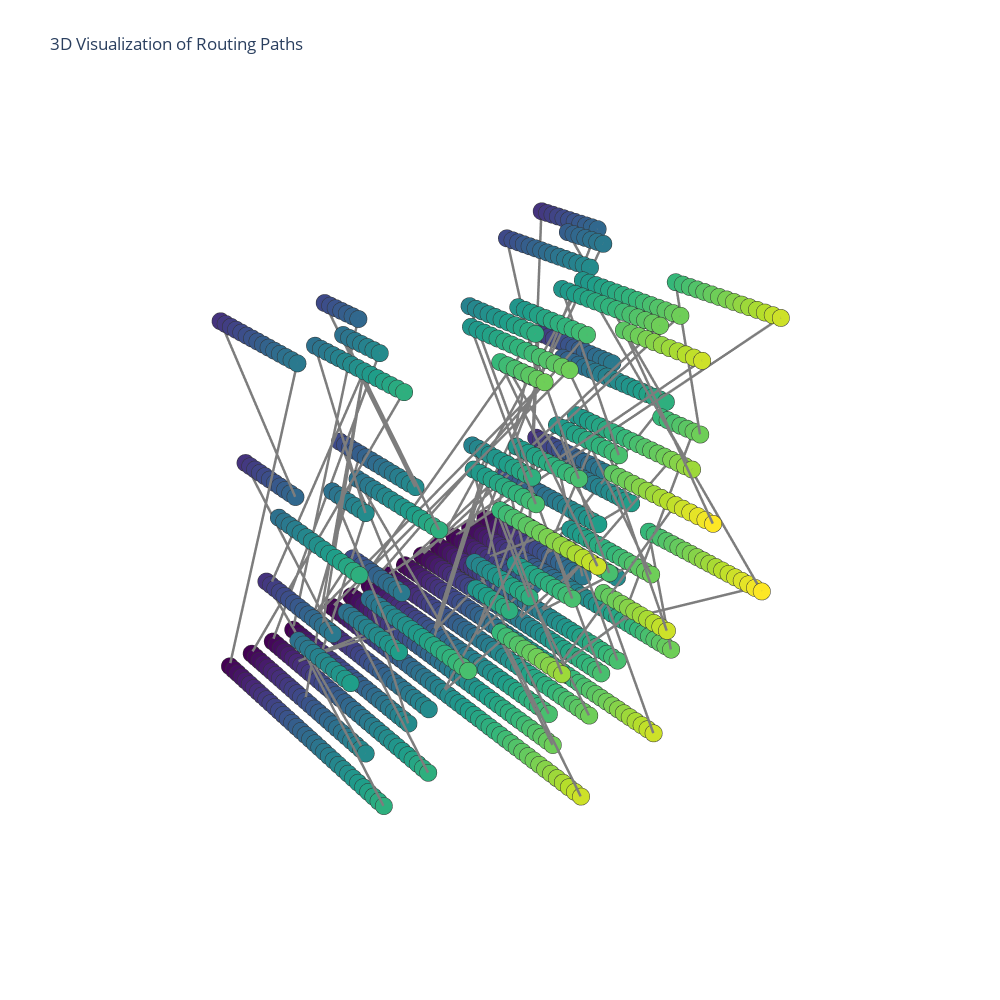

Notebook source saved alongside this figure:
### Code cell
from plotly.offline import iplot
import plotly.graph_objs as go

trace1=go.Scatter3d(
               x=Xe,
               y=Ye,
               z=Ze,
               mode='lines',
               line=dict(color='rgb(125,125,125)', width=5),
               hoverinfo='none'
               )

trace2 = go.Scatter3d(
    x=Xn, 
    y=Yn, 
    z=Zn,
    text=text,
    hoverinfo='text',
    mode='markers',
    name="Points",
    marker=dict(symbol='circle',
                             size=6,
                             color=Yn,
                             colorscale='Viridis',
                             line=dict(color='rgb(50,50,50)', 
                            width=0.5)
                             ),
    )

axis=dict(showbackground=False,
          showline=False,
          zeroline=False,
          showgrid=False,
          showticklabels=False,
          title=''
          )

layout = go.Layout(
         title="3D Visualization of Routing Paths",
         width=1000,
         height=1000,
         showlegend=False,
         scene=dict(
             xaxis=dict(axis),
             yaxis=dict(axis),
             zaxis=dict(axis),
        ),
     margin=dict(
        t=100
    ),
    hovermode='closest',
    )


graph_data = [trace1, trace2]

fig = go.Figure(graph_data, layout=layout)

iplot(fig)

### Figure 1 — Plotly figure (JSON) as saved in the notebook; plotly's stock layout.template omitted (floating-point values rounded to 4 significant figures; data arrays with more than 128 entries replaced by an {"elided": "..."} marker saying what was removed)
{"data": [{"hoverinfo": "none", "line": {"color": "rgb(125,125,125)", "width": 5}, "mode": "lines", "type": "scatter3d", "x": {"elided": "3435 int values"}, "y": {"elided": "3435 int values"}, "z": {"elided": "3435 int values"}}, {"hoverinfo": "text", "marker": {"color": {"elided": "1161 int values"}, "colorscale": [[0, "#440154"], [0.1111, "#482878"], [0.2222, "#3e4989"], [0.3333, "#31688e"], [0.4444, "#26828e"], [0.5556, "#1f9e89"], [0.6667, "#35b779"], [0.7778, "#6ece58"], [0.8889, "#b5de2b"], [1, "#fde725"]], "line": {"color": "rgb(50,50,50)", "width": 0.5}, "size": 6, "symbol": "circle"}, "mode": "markers", "name": "Points", "text": {"elided": "1161 str values"}, "type": "scatter3d", "x": {"elided": "1161 int values"}, "y": {"elided": "1161 int values"}, "z": {"elided": "1161 int values"}}], "layout": {"height": 1000, "hovermode": "closest", "margin": {"t": 100}, "scene": {"xaxis": {"showbackground": false, "showgrid": false, "showline": false, "showticklabels": false, "title": {"text": ""}, "zeroline": false}, "yaxis": {"showbackground": false, "showgrid": false, "showline": false, "showticklabels": false, "title": {"text": ""}, "zeroline": false}, "zaxis": {"showbackground": false, "showgrid": false, "showline": false, "showticklabels": false, "title": {"text": ""}, "zeroline": false}}, "showlegend": false, "title": {"text": "3D Visualization of Routing Paths"}, "width": 1000}}
